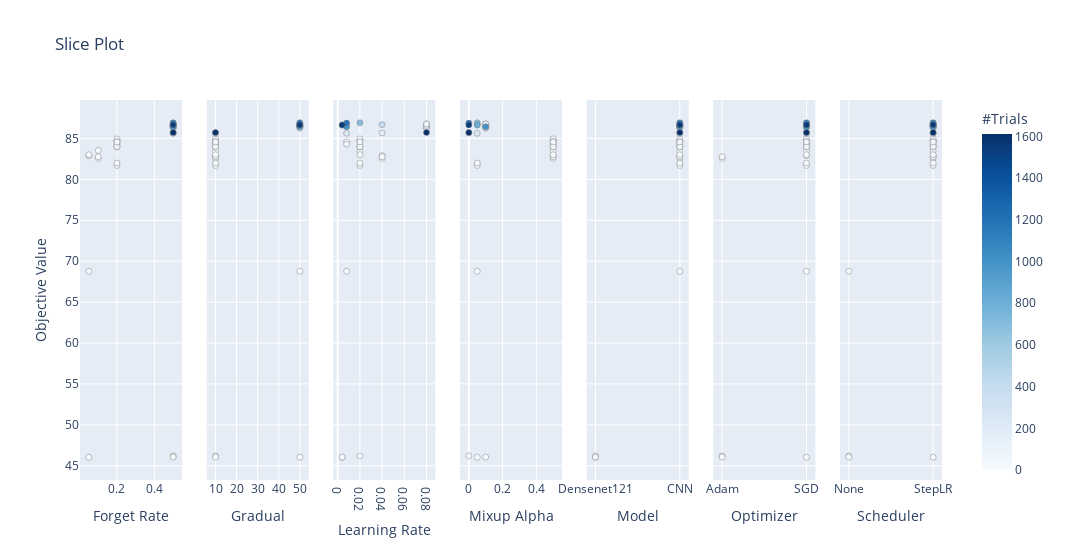

Notebook source saved alongside this figure:
### Code cell
visualization.plot_slice(study)

### Figure 1 — Plotly figure (JSON) as saved in the notebook; plotly's stock layout.template omitted (floating-point values rounded to 4 significant figures)
{"data": [{"marker": {"color": [0, 1, 2, 3, 4, 10, 11, 15, 16, 21, 22, 23, 24, 25, 26, 27, 29, 37, 45, 50, 56, 57, 58, 60, 61, 64, 65, 67, 68, 69, 70, 164, 244, 397, 693, 805, 1011, 1195, 1545, 1612], "colorbar": {"title": {"text": "#Trials"}, "x": 1, "xpad": 40}, "colorscale": [[0, "rgb(247,251,255)"], [0.125, "rgb(222,235,247)"], [0.25, "rgb(198,219,239)"], [0.375, "rgb(158,202,225)"], [0.5, "rgb(107,174,214)"], [0.625, "rgb(66,146,198)"], [0.75, "rgb(33,113,181)"], [0.875, "rgb(8,81,156)"], [1, "rgb(8,48,107)"]], "line": {"color": "Grey", "width": 0.5}, "showscale": true}, "mode": "markers", "showlegend": false, "type": "scatter", "x": [0.5, 0.05, 0.05, 0.05, 0.5, 0.1, 0.1, 0.1, 0.05, 0.2, 0.2, 0.2, 0.2, 0.2, 0.2, 0.2, 0.2, 0.2, 0.2, 0.5, 0.2, 0.5, 0.5, 0.5, 0.5, 0.5, 0.5, 0.5, 0.5, 0.5, 0.5, 0.5, 0.5, 0.5, 0.5, 0.5, 0.5, 0.5, 0.5, 0.5], "xaxis": "x", "y": [46.2, 82.91, 68.77, 46.04, 46.06, 82.56, 82.76, 83.54, 83.02, 84.78, 81.7, 82, 83.96, 84.63, 84.1, 84.95, 84.6, 84.31, 84, 86.45, 84.58, 86.54, 86.51, 86.5, 86.76, 86.42, 86.26, 86.32, 86.77, 86.57, 86.76, 85.67, 85.63, 86.69, 86.92, 86.63, 86.43, 86.88, 86.66, 85.72], "yaxis": "y"}, {"marker": {"color": [0, 1, 2, 3, 4, 10, 11, 15, 16, 21, 22, 23, 24, 25, 26, 27, 29, 37, 45, 50, 56, 57, 58, 60, 61, 64, 65, 67, 68, 69, 70, 164, 244, 397, 693, 805, 1011, 1195, 1545, 1612], "colorbar": {"title": {"text": "#Trials"}, "x": 1, "xpad": 40}, "colorscale": [[0, "rgb(247,251,255)"], [0.125, "rgb(222,235,247)"], [0.25, "rgb(198,219,239)"], [0.375, "rgb(158,202,225)"], [0.5, "rgb(107,174,214)"], [0.625, "rgb(66,146,198)"], [0.75, "rgb(33,113,181)"], [0.875, "rgb(8,81,156)"], [1, "rgb(8,48,107)"]], "line": {"color": "Grey", "width": 0.5}, "showscale": false}, "mode": "markers", "showlegend": false, "type": "scatter", "x": [10, 10, 50, 50, 10, 10, 10, 10, 10, 10, 10, 10, 10, 10, 10, 10, 10, 10, 10, 50, 10, 50, 50, 50, 50, 50, 50, 50, 50, 50, 50, 10, 10, 50, 50, 50, 50, 50, 50, 10], "xaxis": "x2", "y": [46.2, 82.91, 68.77, 46.04, 46.06, 82.56, 82.76, 83.54, 83.02, 84.78, 81.7, 82, 83.96, 84.63, 84.1, 84.95, 84.6, 84.31, 84, 86.45, 84.58, 86.54, 86.51, 86.5, 86.76, 86.42, 86.26, 86.32, 86.77, 86.57, 86.76, 85.67, 85.63, 86.69, 86.92, 86.63, 86.43, 86.88, 86.66, 85.72], "yaxis": "y2"}, {"marker": {"color": [0, 1, 2, 3, 4, 10, 11, 15, 16, 21, 22, 23, 24, 25, 26, 27, 29, 37, 45, 50, 56, 57, 58, 60, 61, 64, 65, 67, 68, 69, 70, 164, 244, 397, 693, 805, 1011, 1195, 1545, 1612], "colorbar": {"title": {"text": "#Trials"}, "x": 1, "xpad": 40}, "colorscale": [[0, "rgb(247,251,255)"], [0.125, "rgb(222,235,247)"], [0.25, "rgb(198,219,239)"], [0.375, "rgb(158,202,225)"], [0.5, "rgb(107,174,214)"], [0.625, "rgb(66,146,198)"], [0.75, "rgb(33,113,181)"], [0.875, "rgb(8,81,156)"], [1, "rgb(8,48,107)"]], "line": {"color": "Grey", "width": 0.5}, "showscale": false}, "mode": "markers", "showlegend": false, "type": "scatter", "x": [0.02, 0.04, 0.008, 0.004, 0.004, 0.04, 0.04, 0.02, 0.02, 0.02, 0.02, 0.02, 0.02, 0.02, 0.02, 0.02, 0.008, 0.008, 0.02, 0.08, 0.02, 0.08, 0.08, 0.08, 0.08, 0.08, 0.08, 0.08, 0.08, 0.08, 0.08, 0.04, 0.008, 0.04, 0.02, 0.004, 0.008, 0.008, 0.004, 0.08], "xaxis": "x3", "y": [46.2, 82.91, 68.77, 46.04, 46.06, 82.56, 82.76, 83.54, 83.02, 84.78, 81.7, 82, 83.96, 84.63, 84.1, 84.95, 84.6, 84.31, 84, 86.45, 84.58, 86.54, 86.51, 86.5, 86.76, 86.42, 86.26, 86.32, 86.77, 86.57, 86.76, 85.67, 85.63, 86.69, 86.92, 86.63, 86.43, 86.88, 86.66, 85.72], "yaxis": "y3"}, {"marker": {"color": [0, 1, 2, 3, 4, 10, 11, 15, 16, 21, 22, 23, 24, 25, 26, 27, 29, 37, 45, 50, 56, 57, 58, 60, 61, 64, 65, 67, 68, 69, 70, 164, 244, 397, 693, 805, 1011, 1195, 1545, 1612], "colorbar": {"title": {"text": "#Trials"}, "x": 1, "xpad": 40}, "colorscale": [[0, "rgb(247,251,255)"], [0.125, "rgb(222,235,247)"], [0.25, "rgb(198,219,239)"], [0.375, "rgb(158,202,225)"], [0.5, "rgb(107,174,214)"], [0.625, "rgb(66,146,198)"], [0.75, "rgb(33,113,181)"], [0.875, "rgb(8,81,156)"], [1, "rgb(8,48,107)"]], "line": {"color": "Grey", "width": 0.5}, "showscale": false}, "mode": "markers", "showlegend": false, "type": "scatter", "x": [0, 0.5, 0.05, 0.05, 0.1, 0.5, 0.5, 0.5, 0.5, 0.5, 0.05, 0.05, 0.5, 0.5, 0.5, 0.5, 0.5, 0.5, 0.5, 0.1, 0.5, 0.1, 0.1, 0.1, 0.1, 0.1, 0.1, 0.1, 0.1, 0.1, 0.1, 0, 0.05, 0.05, 0.05, 0.05, 0.1, 0, 0, 0], "xaxis": "x4", "y": [46.2, 82.91, 68.77, 46.04, 46.06, 82.56, 82.76, 83.54, 83.02, 84.78, 81.7, 82, 83.96, 84.63, 84.1, 84.95, 84.6, 84.31, 84, 86.45, 84.58, 86.54, 86.51, 86.5, 86.76, 86.42, 86.26, 86.32, 86.77, 86.57, 86.76, 85.67, 85.63, 86.69, 86.92, 86.63, 86.43, 86.88, 86.66, 85.72], "yaxis": "y4"}, {"marker": {"color": [0, 1, 2, 3, 4, 10, 11, 15, 16, 21, 22, 23, 24, 25, 26, 27, 29, 37, 45, 50, 56, 57, 58, 60, 61, 64, 65, 67, 68, 69, 70, 164, 244, 397, 693, 805, 1011, 1195, 1545, 1612], "colorbar": {"title": {"text": "#Trials"}, "x": 1, "xpad": 40}, "colorscale": [[0, "rgb(247,251,255)"], [0.125, "rgb(222,235,247)"], [0.25, "rgb(198,219,239)"], [0.375, "rgb(158,202,225)"], [0.5, "rgb(107,174,214)"], [0.625, "rgb(66,146,198)"], [0.75, "rgb(33,113,181)"], [0.875, "rgb(8,81,156)"], [1, "rgb(8,48,107)"]], "line": {"color": "Grey", "width": 0.5}, "showscale": false}, "mode": "markers", "showlegend": false, "type": "scatter", "x": ["Densenet121", "CNN", "CNN", "Densenet121", "Densenet121", "CNN", "CNN", "CNN", "CNN", "CNN", "CNN", "CNN", "CNN", "CNN", "CNN", "CNN", "CNN", "CNN", "CNN", "CNN", "CNN", "CNN", "CNN", "CNN", "CNN", "CNN", "CNN", "CNN", "CNN", "CNN", "CNN", "CNN", "CNN", "CNN", "CNN", "CNN", "CNN", "CNN", "CNN", "CNN"], "xaxis": "x5", "y": [46.2, 82.91, 68.77, 46.04, 46.06, 82.56, 82.76, 83.54, 83.02, 84.78, 81.7, 82, 83.96, 84.63, 84.1, 84.95, 84.6, 84.31, 84, 86.45, 84.58, 86.54, 86.51, 86.5, 86.76, 86.42, 86.26, 86.32, 86.77, 86.57, 86.76, 85.67, 85.63, 86.69, 86.92, 86.63, 86.43, 86.88, 86.66, 85.72], "yaxis": "y5"}, {"marker": {"color": [0, 1, 2, 3, 4, 10, 11, 15, 16, 21, 22, 23, 24, 25, 26, 27, 29, 37, 45, 50, 56, 57, 58, 60, 61, 64, 65, 67, 68, 69, 70, 164, 244, 397, 693, 805, 1011, 1195, 1545, 1612], "colorbar": {"title": {"text": "#Trials"}, "x": 1, "xpad": 40}, "colorscale": [[0, "rgb(247,251,255)"], [0.125, "rgb(222,235,247)"], [0.25, "rgb(198,219,239)"], [0.375, "rgb(158,202,225)"], [0.5, "rgb(107,174,214)"], [0.625, "rgb(66,146,198)"], [0.75, "rgb(33,113,181)"], [0.875, "rgb(8,81,156)"], [1, "rgb(8,48,107)"]], "line": {"color": "Grey", "width": 0.5}, "showscale": false}, "mode": "markers", "showlegend": false, "type": "scatter", "x": ["Adam", "SGD", "SGD", "SGD", "Adam", "Adam", "Adam", "SGD", "SGD", "SGD", "SGD", "SGD", "SGD", "SGD", "SGD", "SGD", "SGD", "SGD", "SGD", "SGD", "SGD", "SGD", "SGD", "SGD", "SGD", "SGD", "SGD", "SGD", "SGD", "SGD", "SGD", "SGD", "SGD", "SGD", "SGD", "SGD", "SGD", "SGD", "SGD", "SGD"], "xaxis": "x6", "y": [46.2, 82.91, 68.77, 46.04, 46.06, 82.56, 82.76, 83.54, 83.02, 84.78, 81.7, 82, 83.96, 84.63, 84.1, 84.95, 84.6, 84.31, 84, 86.45, 84.58, 86.54, 86.51, 86.5, 86.76, 86.42, 86.26, 86.32, 86.77, 86.57, 86.76, 85.67, 85.63, 86.69, 86.92, 86.63, 86.43, 86.88, 86.66, 85.72], "yaxis": "y6"}, {"marker": {"color": [0, 1, 2, 3, 4, 10, 11, 15, 16, 21, 22, 23, 24, 25, 26, 27, 29, 37, 45, 50, 56, 57, 58, 60, 61, 64, 65, 67, 68, 69, 70, 164, 244, 397, 693, 805, 1011, 1195, 1545, 1612], "colorbar": {"title": {"text": "#Trials"}, "x": 1, "xpad": 40}, "colorscale": [[0, "rgb(247,251,255)"], [0.125, "rgb(222,235,247)"], [0.25, "rgb(198,219,239)"], [0.375, "rgb(158,202,225)"], [0.5, "rgb(107,174,214)"], [0.625, "rgb(66,146,198)"], [0.75, "rgb(33,113,181)"], [0.875, "rgb(8,81,156)"], [1, "rgb(8,48,107)"]], "line": {"color": "Grey", "width": 0.5}, "showscale": false}, "mode": "markers", "showlegend": false, "type": "scatter", "x": ["None", "StepLR", "None", "StepLR", "None", "StepLR", "StepLR", "StepLR", "StepLR", "StepLR", "StepLR", "StepLR", "StepLR", "StepLR", "StepLR", "StepLR", "StepLR", "StepLR", "StepLR", "StepLR", "StepLR", "StepLR", "StepLR", "StepLR", "StepLR", "StepLR", "StepLR", "StepLR", "StepLR", "StepLR", "StepLR", "StepLR", "StepLR", "StepLR", "StepLR", "StepLR", "StepLR", "StepLR", "StepLR", "StepLR"], "xaxis": "x7", "y": [46.2, 82.91, 68.77, 46.04, 46.06, 82.56, 82.76, 83.54, 83.02, 84.78, 81.7, 82, 83.96, 84.63, 84.1, 84.95, 84.6, 84.31, 84, 86.45, 84.58, 86.54, 86.51, 86.5, 86.76, 86.42, 86.26, 86.32, 86.77, 86.57, 86.76, 85.67, 85.63, 86.69, 86.92, 86.63, 86.43, 86.88, 86.66, 85.72], "yaxis": "y7"}], "layout": {"title": {"text": "Slice Plot"}, "width": 2100, "xaxis": {"anchor": "y", "domain": [0, 0.1184], "title": {"text": "Forget Rate"}}, "xaxis2": {"anchor": "y2", "domain": [0.1469, 0.2653], "title": {"text": "Gradual"}}, "xaxis3": {"anchor": "y3", "domain": [0.2939, 0.4122], "title": {"text": "Learning Rate"}}, "xaxis4": {"anchor": "y4", "domain": [0.4408, 0.5592], "title": {"text": "Mixup Alpha"}}, "xaxis5": {"anchor": "y5", "domain": [0.5878, 0.7061], "title": {"text": "Model"}}, "xaxis6": {"anchor": "y6", "domain": [0.7347, 0.8531], "title": {"text": "Optimizer"}}, "xaxis7": {"anchor": "y7", "domain": [0.8816, 1.0], "title": {"text": "Scheduler"}}, "yaxis": {"anchor": "x", "domain": [0, 1], "title": {"text": "Objective Value"}}, "yaxis2": {"anchor": "x2", "domain": [0, 1], "matches": "y", "showticklabels": false}, "yaxis3": {"anchor": "x3", "domain": [0, 1], "matches": "y", "showticklabels": false}, "yaxis4": {"anchor": "x4", "domain": [0, 1], "matches": "y", "showticklabels": false}, "yaxis5": {"anchor": "x5", "domain": [0, 1], "matches": "y", "showticklabels": false}, "yaxis6": {"anchor": "x6", "domain": [0, 1], "matches": "y", "showticklabels": false}, "yaxis7": {"anchor": "x7", "domain": [0, 1], "matches": "y", "showticklabels": false}}}
